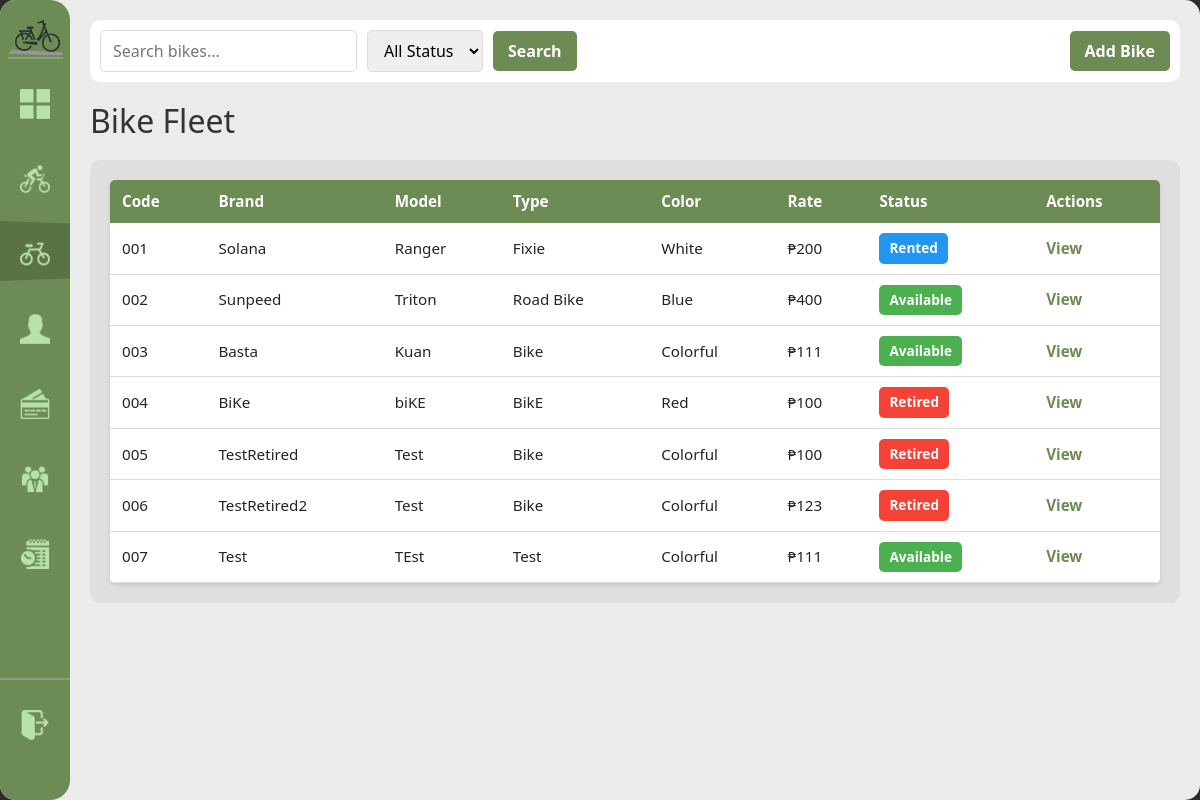
The app's page /bikes (signed in), older data.
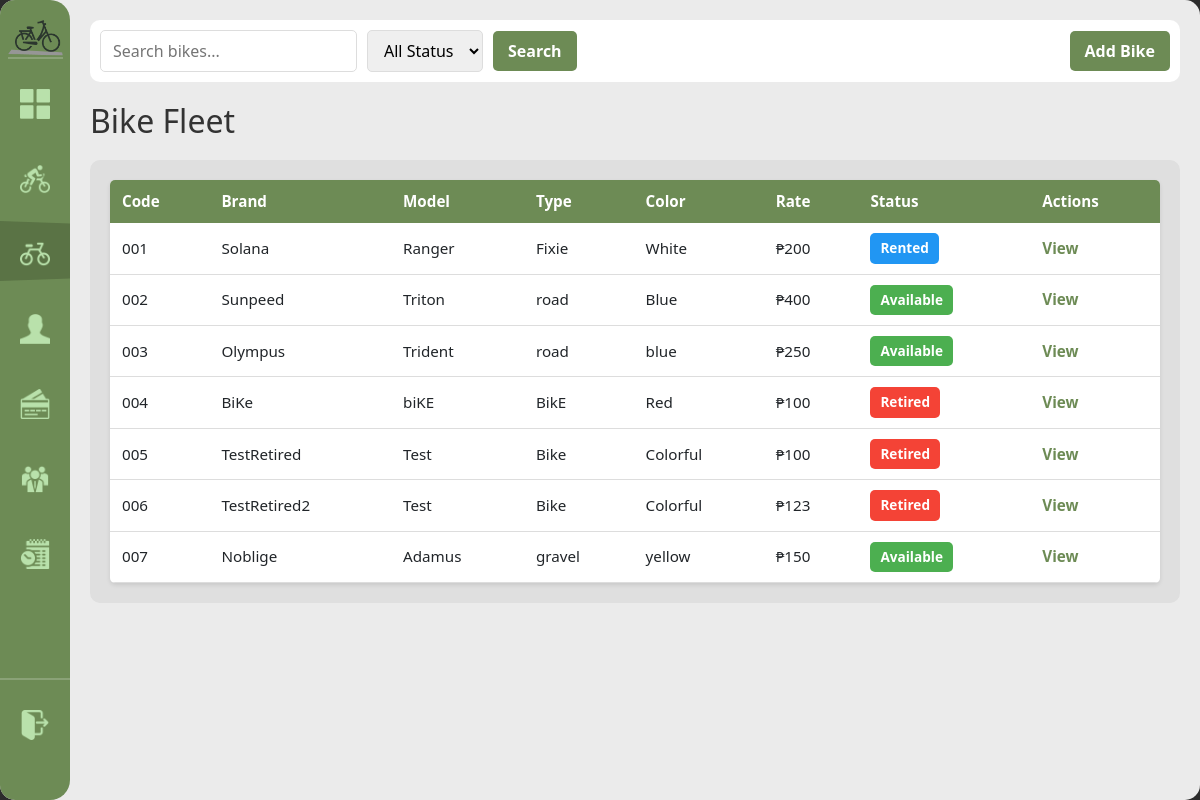
The same page, newer data.
### tables this page shows
CREATE TABLE bike (
            bike_id INTEGER PRIMARY KEY AUTOINCREMENT,
            bike_code TEXT NOT NULL UNIQUE,
            brand TEXT NOT NULL, model TEXT NOT NULL,
            color TEXT NOT NULL,
            bike_rate DECIMAL(8,2) NOT NULL DEFAULT 0,
            type TEXT NOT NULL DEFAULT 'standard',
            status TEXT NOT NULL DEFAULT 'available' CHECK(status IN('available','rented','retired')),
            date_added DATE NOT NULL DEFAULT(date('now','localtime'))
        );

### handlers/bike_routes.py (the view)
@bikes_bp.route('/bikes')
@login_required
def registry():
    search = request.args.get('search', '')
    status = request.args.get('status', 'all')
    all_bikes = database.get().get_all_bikes(search, status)
    return render_template('bike_registry.html', bikes=all_bikes, search=search, filter_status=status)

### app.py (called while the page is built)
def get_sidebar_state():
    return request.cookies.get('sidebarState') == 'expanded'

@app.context_processor
def inject_sidebar_state():
    return dict(sidebar_expanded=get_sidebar_state())

@app.context_processor
def inject_current_staff():
    staff = current_staff()
    return dict(current_staff=staff, is_admin=staff and staff.get("role") == "admin")

### modules/auth.py (called while the page is built)
def login_required(view):
    @wraps(view)
    def wrapped(*args, **kwargs):
        if not session.get("staff_id"):
            return redirect(url_for("login"))
        return view(*args, **kwargs)
    return wrapped

def current_staff():
    if not session.get("staff_id"):
        return None
    return {
        "staff_id": session.get("staff_id"),
        "username": session.get("username"),
        "first_name": session.get("first_name"),
        "last_name": session.get("last_name"),
        "role": session.get("role"),
    }

### modules/database.py (called while the page is built, shortened)
def get():
    if not db: init()
    return db

    def get_all_bikes(self, search="", status="all"):
        q = f"%{search}%"
        query = """
            SELECT * FROM bike
            WHERE bike_code LIKE ?
               OR brand LIKE ?
               OR model LIKE ?
               OR color LIKE ?
            ORDER BY bike_code
        """
        return [dict(r) for r in self.conn.execute(query, (q, q, q, q)).fetchall()]

### templates/bike_registry.html (shortened to what this page needs)
{% extends "base.html" %}
{% block content %}
<div class="top-bar">
    <form method="get" class="search-form">
        <input type="text" name="search" placeholder="Search bikes..." value="{{ search }}">
        <select name="status">
            <option value="all" {% if filter_status == 'all' %}selected{% endif %}>All Status</option>
        </select>
        <button type="submit" sound-type="minor">Search</button>
        <button type="button" id="add-bike-btn" class="btn-primary">Add Bike</button>
    </form>
</div>
<h1>Bike Fleet</h1>
<div class="content-grid">
    <div class="scroll-table-container">
        <table>
            <thead>
                <tr>
                <th>Code</th>
                <th>Brand</th>
                <th>Model</th>
                <th>Type</th>
                <th>Color</th>
                <th>Rate</th>
                <th>Status</th>
                <th>Actions</th>
            </tr>
        </thead>
        <tbody>
            {% for bike in bikes %}
            <tr>
                <td>{{ bike['bike_code'] }}</td>
                <td>{{ bike['brand'] }}</td>
                <td>{{ bike['model'] }}</td>
                <td>{{ bike['type'] }}</td>
                <td>{{ bike['color'] }}</td>
                <td>₱{{ bike['bike_rate'] }}</td>
                <td><span class="status-badge status-{{ bike['status'] }}">{{ bike['status'].replace('_', ' ').title() }}</span></td>
                <td><a href="{{ url_for('bikes.bike_detail', bid=bike['bike_id']) }}">View</a></td>
            </tr>
            {% endfor %}
        </tbody>
    </table>
    </div>
</div>
{% endblock %}

### templates/base.html (shortened to what this page needs)
<!DOCTYPE html>
<html lang="en">
<head>
    <link rel="stylesheet" href="{{ url_for('static', filename='modals.css') }}">
    <link rel="stylesheet" href="{{ url_for('static', filename='style.css') }}">
</head>
<body>
    <div class="home-screen">
        <div class="sidebar" expand="{{ 'true' if sidebar_expanded else 'false' }}">
            <img class="sidebar-logo" src="{{url_for('static', filename='assets/imgs/Logo_mini.png') }}" alt="sidebar icon">
            <div class="nav-indicator"></div>
           <div class="nav-items">
                <a href="{{ url_for('home') }}"
                    class="nav-item" data-route="home">
                    <img src="{{ url_for('static', filename='assets/imgs/fsquare_icon.png') }}"   alt="Dashboard">
                </a>
                <a href="{{ url_for('rentals.rentals') }}"
                    class="nav-item" data-route="rentals.rentals">
                    <img src="{{ url_for('static', filename='assets/imgs/current_rent.png') }}"     alt="Rentals">
                </a>
                <a href="{{ url_for('bikes.registry') }}"
                    class="nav-item" data-route="bikes.registry">
                    <img src="{{ url_for('static', filename='assets/imgs/bike_icon.png') }}"       alt="Bikes">
                </a>
                <a href="{{ url_for('customers.customers') }}"
                    class="nav-item" data-route="customers.customers">
                    <img src="{{ url_for('static', filename='assets/imgs/person_icon.png') }}"   alt="Customers">
                </a>
                <a href="{{ url_for('payments.payments') }}"
                    class="nav-item" data-route="payments.payments">
                    <img src="{{ url_for('static', filename='assets/imgs/payments_icon.png') }}"    alt="Payments">
                </a>
                {% if is_admin %}
                <a href="{{ url_for('staff.staff_list') }}"
                    class="nav-item" data-route="staff.staff_list">
                    <img src="{{ url_for('static', filename='assets/imgs/staff_icon.png') }}" alt="Staff">
                </a>
                <a href="{{ url_for('activity.activity_log') }}"
                    class="nav-item" data-route="activity.activity_log">
                    <img src="{{ url_for('static', filename='assets/imgs/log_icon.png') }}" alt="Activity Log">
                </a>
                {% endif %}
            </div>
            <div class="logout-section">
                <a href="{{ url_for('logout') }}"
                    class="logout-btn" data-route="logout" sound-type="major">
                    <img src="{{ url_for('static', filename='assets/imgs/logout_icon.png') }}" alt="Logout">
                </a>
            </div>
        </div>
        <div class="main-content">
            {% block content %}{% endblock %}
        </div>
    </div>

Row changes from the older to the newer data that the page shows:
changed bike "Sunpeed": type "Road Bike" → "road"
changed bike: brand "Basta" → "Olympus"; model "Kuan" → "Trident"; type "Bike" → "road"; color "Colorful" → "blue"; bike_rate "111" → "250"
changed bike: brand "Test" → "Noblige"; model "TEst" → "Adamus"; type "Test" → "gravel"; color "Colorful" → "yellow"; bike_rate "111" → "150"
